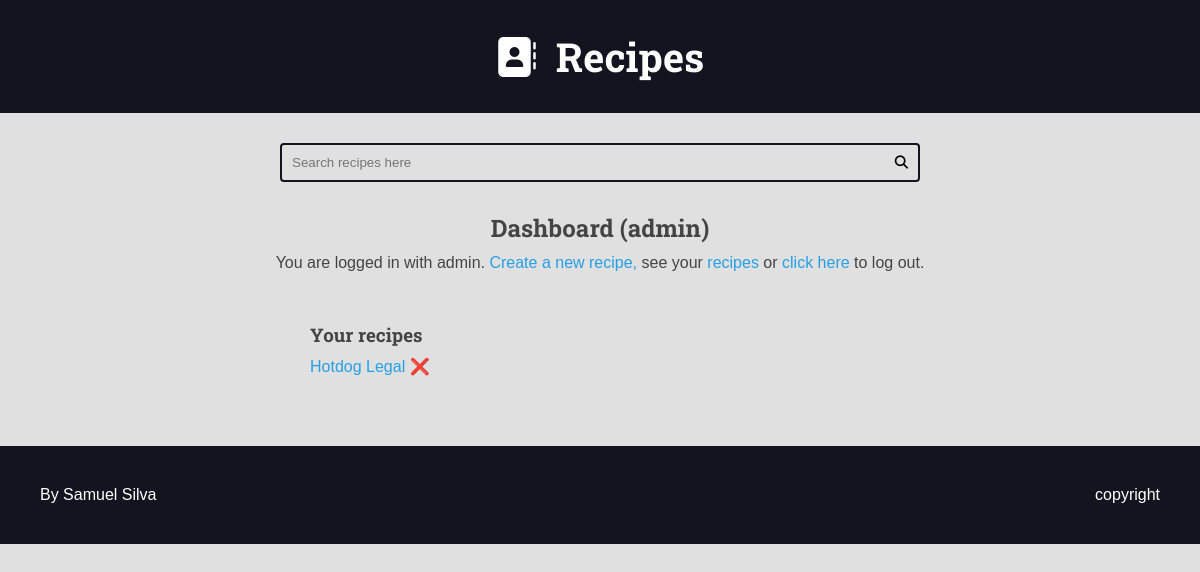
The app's page /authors/dashboard/ (signed in), older data.
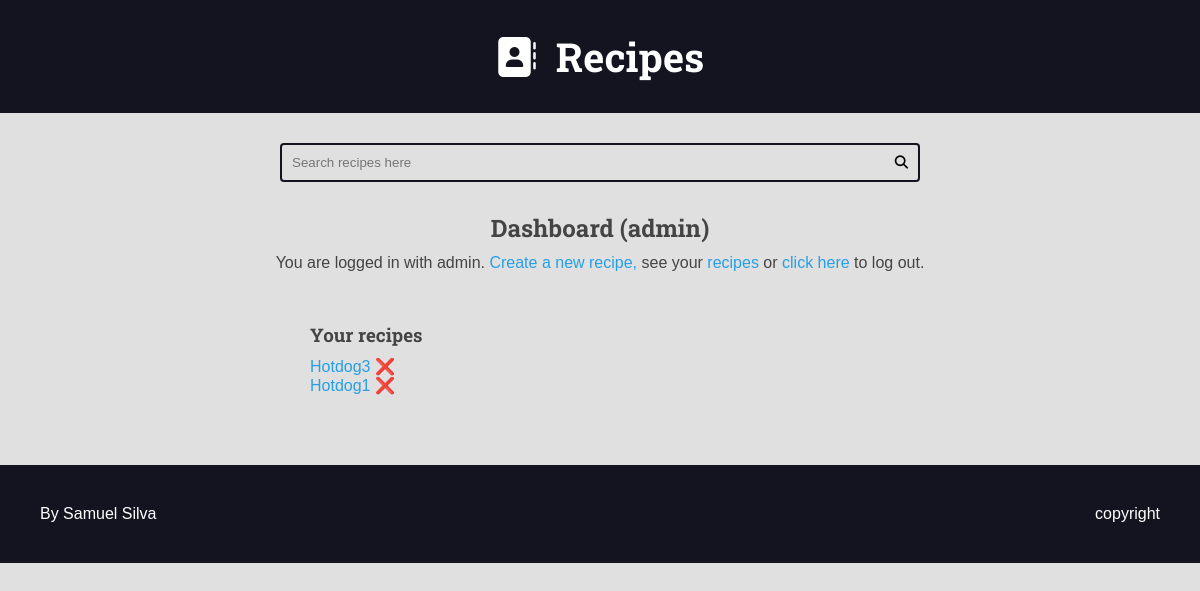
The same page, newer data.
### recipes/models.py (models this page shows, shortened)
class Recipe(models.Model):
    title = models.CharField(max_length=65)
    description = models.CharField(max_length=165)
    slug = models.SlugField(unique=True)
    preparation_time = models.IntegerField()
    preparation_time_unit = models.CharField(max_length=65)
    servings = models.IntegerField()
    servings_unit = models.CharField(max_length=65)
    preparation_steps = models.TextField()
    preparation_steps_is_html = models.BooleanField(default=False)
    created_at = models.DateTimeField(auto_now_add=True)
    updated_at = models.DateTimeField(auto_now=True)
    is_published = models.BooleanField(default=False)
    cover = models.ImageField(upload_to='recipes/covers/%Y/%m/%d/')
    category = models.ForeignKey(Category, on_delete=models.SET_NULL, null=True,
                                 blank=True, default=None)
    author = models.ForeignKey(User, on_delete=models.SET_NULL, null=True)
    tags = GenericRelation(Tag, related_query_name='recipes')

### authors/views/all.py (the view)
# urls.py: path('dashboard/', views.dashboard_view, name='dashboard'),
@login_required(login_url='authors:login', redirect_field_name='next')
def dashboard_view(request):
    recipes = Recipe.objects.filter(author=request.user, is_published=False)
    return render(request, 'authors/pages/dashboard.html',
                  context={'recipes': recipes})

### authors/templates/authors/pages/dashboard.html (shortened to what this page needs)
{% extends 'global/base.html' %}
{% block content %}
	<div class="main-content center container">
        <h2>Dashboard ({{ request.user.username }})</h2>
        {% include 'authors/partials/login_message.html' %}
        <div class="authors-dashboard-container">
            <h3>Your recipes</h3>
            <ul>
                {% for recipe in recipes %}
                	<li>
                        <a href="{% url 'authors:dashboard_recipe_edit' recipe.id %}">{{ recipe.title }}</a>
                        <form action="{% url 'authors:dashboard_recipe_delete' %}" class="inline-form form-delete" method="post">
                            <button class="plaintext-button" type="submit">❌</button>
                        </form>
                    </li>
                {% empty %}
                    <li>No recipes were found. Please create one</li>
                {% endfor %}
            </ul>
        </div>
    </div>
{% endblock %}

Row changes from the older to the newer data that the page shows:
removed Recipe: title "Hotdog Legal"
now on this page (row edited): Recipe: title "Hotdog3"
now on this page (row edited): Recipe: title "Hotdog1"
